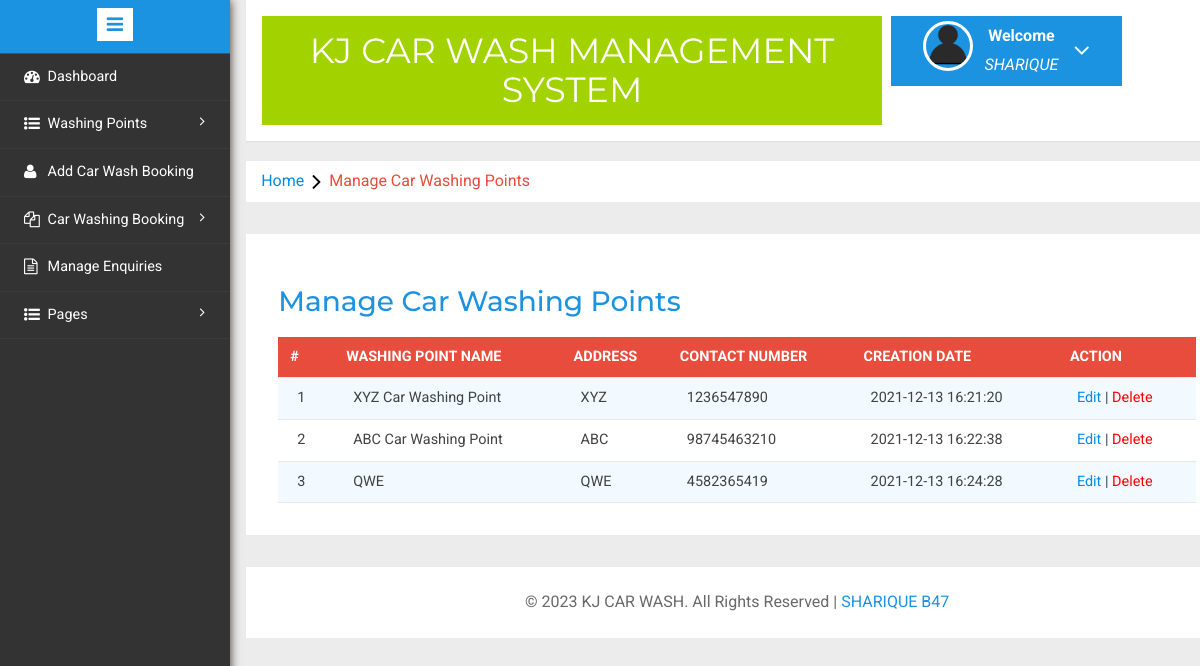
The page /cwms/admin/managecar-washingpoints.php (signed in) on the database its author committed.
### tables this page shows
CREATE TABLE `tblwashingpoints` (
  `id` int(11) NOT NULL,
  `washingPointName` varchar(255) DEFAULT NULL,
  `washingPointAddress` varchar(255) DEFAULT NULL,
  `contactNumber` bigint(20) DEFAULT NULL,
  `creationDate` timestamp NOT NULL DEFAULT current_timestamp()
);

### cwms/admin/managecar-washingpoints.php (the view, shortened to what this page needs)
<?php
include('includes/config.php');
if(strlen($_SESSION['alogin'])==0)
	{
header('location:index.php');
}
else{
	?>
<!DOCTYPE HTML>
<html>
<head>
<link href="css/bootstrap.min.css" rel='stylesheet' type='text/css' />
<link href="css/style.css" rel='stylesheet' type='text/css' />
<link rel="stylesheet" href="css/morris.css" type="text/css"/>
<link href="css/font-awesome.css" rel="stylesheet">
<link rel="stylesheet" type="text/css" href="css/table-style.css" />
<link rel="stylesheet" type="text/css" href="css/basictable.css" />
<link rel="stylesheet" href="css/icon-font.min.css" type='text/css' />
</head>
<body>
   <div class="page-container">
<div class="left-content">
	   <div class="mother-grid-inner">
				<?php include('includes/header.php');?>
				</div>
<ol class="breadcrumb">
                <li class="breadcrumb-item"><a href="dashboard.php">Home</a><i class="fa fa-angle-right"></i>Manage Car Washing Points</li>
            </ol>
<div class="agile-grids">
				<div class="agile-tables">
					<div class="w3l-table-info">
					  <h2>Manage Car Washing Points</h2>
					    <table id="table">
						<thead>
						  <tr>
						  <th>#</th>
							<th >Washing Point Name</th>
							<th>Address</th>
							<th>Contact Number</th>
							<th>Creation Date</th>
							<th>Action</th>
						  </tr>
						</thead>
						<tbody>
<?php $sql = "SELECT * from tblwashingpoints";
$query = $dbh -> prepare($sql);
$query->execute();
$results=$query->fetchAll(PDO::FETCH_OBJ);
$cnt=1;
if($query->rowCount() > 0)
{
foreach($results as $result)
{				?>
						  <tr>
							<td><?php echo htmlentities($cnt);?></td>
							<td><?php echo htmlentities($result->washingPointName);?></td>
							<td><?php echo htmlentities($result->washingPointAddress);?></td>
							<td><?php echo htmlentities($result->contactNumber);?></td>
							<td><?php echo htmlentities($result->creationDate);?></td>
							<td>
								<a href="editcar-washpoint.php?wpid=<?php echo htmlentities($result->id);?>">Edit</a> | <a href="managecar-washingpoints.php?rid=<?php echo htmlentities($result->id);?>" style="color:red;" onClick="return confirm('Do you really want to delete');">Delete</a></td>
						  </tr>
						 <?php $cnt=$cnt+1;} }?>
						</tbody>
					  </table>
					</div>
			</div>
<?php include('includes/footer.php');?>
</div>
</div>
						<?php include('includes/sidebarmenu.php');?>
							</div>
</body>
</html>
<?php } ?>

### cwms/admin/css/table-style.css (style rules this page uses)
table { background: white; border-collapse: collapse; margin: 1.25em 0 0; width: 100%; }
table tr, table th, table td { border: none; border-bottom: 1px solid #e8e8e8; font-size: .95em; }
table th, table td { padding: 10px 12px; text-align: left; }
table th { background: #e74c3c; color: #fff; text-transform: uppercase; }
table tr td { background: #f3faff; color: #424242; }
table tr:nth-of-type(2n+2) td { background: #ffffff; }
table { width: 100%; }

### rows shown on the page
tblwashingpoints: washingPointName "XYZ Car Washing Point", washingPointAddress "XYZ", contactNumber "1236547890", creationDate "2021-12-13 16:21:20"
tblwashingpoints: washingPointName "ABC Car Washing Point", washingPointAddress "ABC", contactNumber "98745463210", creationDate "2021-12-13 16:22:38"
tblwashingpoints: washingPointName "QWE", washingPointAddress "QWE", contactNumber "4582365419", creationDate "2021-12-13 16:24:28"
